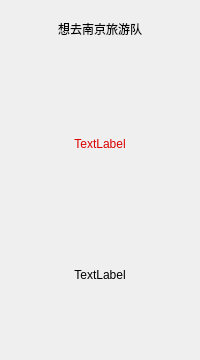
     <widget class="QWidget" name="page4">
      <layout class="QVBoxLayout" name="verticalLayout_4">
       <item>
        <widget class="QFrame" name="frame_help">
         <property name="styleSheet">
          <string notr="true">QFrame#frame_help{
	border-radius:30px;
	border-image: url(:/image/helpback.png);
}
QLabel#label_time1{
	color: rgb(218, 0, 0);
	
	font: 100pt &quot;楷体&quot;;
}
QLabel#label_time2{
	color: rgb(0, 0, 0);
    font: 25 28pt &quot;微软雅黑 Light&quot;;
}</string>
         </property>
         <property name="frameShape">
          <enum>QFrame::StyledPanel</enum>
         </property>
         <property name="frameShadow">
          <enum>QFrame::Raised</enum>
         </property>
         <layout class="QGridLayout" name="gridLayout_11">
          <item row="3" column="0">
           <spacer name="verticalSpacer_5">
            <property name="orientation">
             <enum>Qt::Vertical</enum>
            </property>
            <property name="sizeHint" stdset="0">
             <size>
              <width>20</width>
              <height>40</height>
             </size>
            </property>
           </spacer>
          </item>
          <item row="2" column="0">
           <widget class="QLabel" name="label_time2">
            <property name="minimumSize">
             <size>
              <width>0</width>
              <height>50</height>
             </size>
            </property>
            <property name="text">
             <string>TextLabel</string>
            </property>
            <property name="alignment">
             <set>Qt::AlignCenter</set>
            </property>
           </widget>
          </item>
          <item row="1" column="0">
           <widget class="QLabel" name="label_time1">
            <property name="minimumSize">
             <size>
              <width>0</width>
              <height>200</height>
             </size>
            </property>
            <property name="layoutDirection">
             <enum>Qt::RightToLeft</enum>
            </property>
            <property name="text">
             <string>TextLabel</string>
            </property>
            <property name="alignment">
             <set>Qt::AlignCenter</set>
            </property>
           </widget>
          </item>
          <item row="0" column="0">
           <widget class="QLabel" name="label_43">
            <property name="layoutDirection">
             <enum>Qt::LeftToRight</enum>
            </property>
            <property name="autoFillBackground">
             <bool>false</bool>
            </property>
            <property name="text">
             <string>想去南京旅游队</string>
            </property>
            <property name="alignment">
             <set>Qt::AlignCenter</set>
            </property>
           </widget>
          </item>
         </layout>
        </widget>
       </item>
      </layout>
     </widget>
